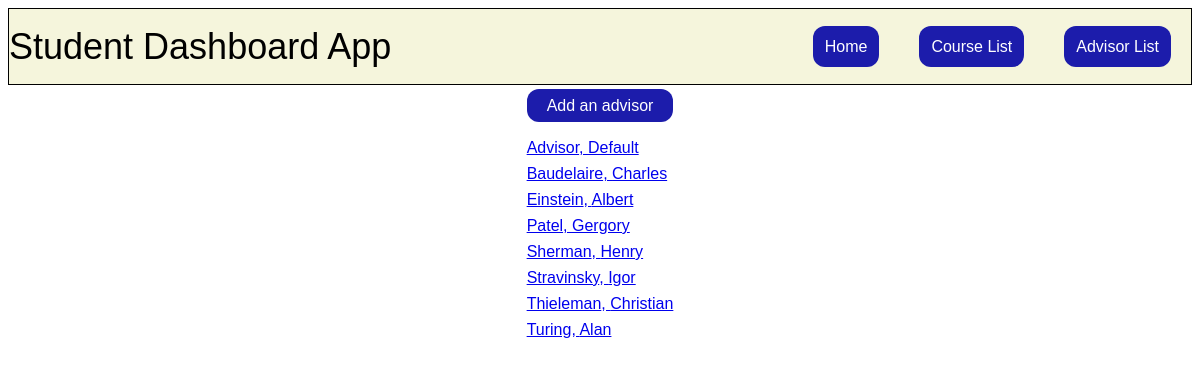
The page /advisor_list on the database its author committed.
### student/models.py (models this page shows, shortened)
class Advisor(models.Model):
    fname = models.CharField(max_length=30)
    lname = models.CharField(max_length=30)
    class Meta:
        ordering = ['lname']

### student/views.py (the view)
# urls.py: path("advisor_list", views.advisor_list, name="advisor_list"),
def advisor_list(request):
    advisors = Advisor.objects.all()
    return render(request, "student/advisor_list.html", {"advisors": advisors})

### student/templates/student/advisor_list.html
{% extends "student/layout.html" %}
{% block body %}
    <div id="advisor-container">
        <div id="add-advisor-btn">
            <a href="{% url 'new_advisor' %}">Add an advisor</a>
        </div>
        <div id="advisor-list-container">
            {% for advisor in advisors %}
            <div class="advisor-link">
                <a href="{% url 'advisor_detail' id=advisor.id %}">{{advisor.lname}}, {{advisor.fname}}</a>
            </div>
        {% endfor %}
        </div>
    </div>
{% endblock %}

### student/static/student/styles.css (style rules this page uses)
body { font-family: 'Gill Sans', 'Gill Sans MT', Calibri, 'Trebuchet MS', sans-serif; }
#advisor-container { display: flex; flex-direction: column; align-items: center; }
#add-advisor-btn { margin-top: 12px; }
#add-advisor-btn a { background-color: rgb(28, 28, 171); padding: 8px 20px; border-radius: 12px; transition-property: background-color; transition-duration: 0.3s; color: white; text-decoration: none; }
#advisor-list-container { margin-top: 24px; display: flex; flex-direction: column; gap: 8px; }
#advisor-container { display: flex; justify-content: center; }

### rows shown on the page
Advisor: lname "Advisor", fname "Default"
Advisor: lname "Baudelaire", fname "Charles"
Advisor: lname "Einstein", fname "Albert"
Advisor: lname "Patel", fname "Gergory"
Advisor: lname "Sherman", fname "Henry"
Advisor: lname "Stravinsky", fname "Igor"
Advisor: lname "Thieleman", fname "Christian"
Advisor: lname "Turing", fname "Alan"
